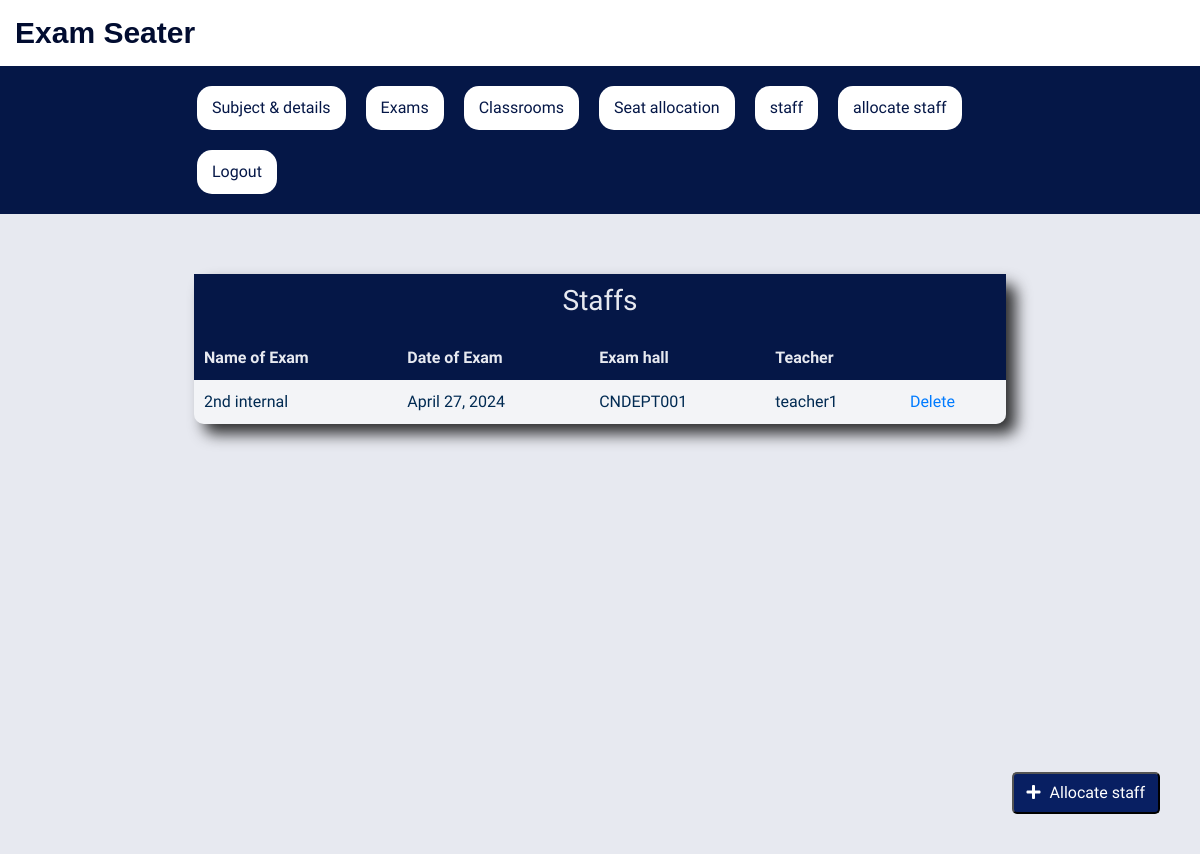
Screenshot of /examcontroller/allocateviewstaff/ with the database file from the repository.
### examcontroller/models.py (models this page shows, shortened)
class Teacherseatingarrangement(models.Model):
    exam = models.ForeignKey(ExamDetails,on_delete=models.CASCADE, null=True, blank=True)
    exam_hall = models.ForeignKey(Classroom,on_delete=models.CASCADE, null=True, blank=True)
    teacher = models.ForeignKey(Userprofile,on_delete=models.CASCADE,null=True, blank=True)

class ExamDetails(models.Model):
    exam_name = models.CharField(max_length=100, null=True, blank=True)
    exam_subject=models.ForeignKey(Subject,on_delete=models.CASCADE,null=True,blank=True)
    exam_date = models.DateField(null=True, blank=True)
    exam_time = models.TimeField(null=True, blank=True)
    no_of_students = models.CharField(max_length=100,null=True,blank=True)
    duration_hours = models.PositiveSmallIntegerField(default=1)  # Duration of the exam in hours
    is_active = models.BooleanField(max_length=20, null=False, default=True)
    created_at = models.DateTimeField(auto_now_add=True, null=True, blank=True)
    updated_at = models.DateTimeField(auto_now=True, null=True, blank=True)

class Classroom(models.Model):
    hallno=models.CharField(max_length=20,null=True,blank=True)
    capacity=models.IntegerField(null=True,blank=True)
    columns=models.IntegerField(null=True,blank=True)
    is_active = models.BooleanField(max_length=20, null=False, default=True)
    created_at = models.DateTimeField(auto_now_add=True, null=True, blank=True)
    updated_at = models.DateTimeField(auto_now=True, null=True, blank=True)
    is_active = models.BooleanField(max_length=20, null=False, default=True)
    created_at = models.DateTimeField(auto_now_add=True, null=True, blank=True)
    updated_at = models.DateTimeField(auto_now=True, null=True, blank=True)

### user/models.py (models this page shows)
class Userprofile(AbstractUser):
    dob=models.CharField(max_length=100,null=False,blank=False,default='')
    status =  models.CharField(max_length=20,null=False,choices=STATUS_CHOICES)
    is_active = models.BooleanField(max_length=20,null=False,default=True)
    user_type = models.CharField(max_length=20,null=False,choices=USER_TYPE_CHOICES)
    created_at = models.DateTimeField(auto_now_add=True)
    updated_at = models.DateTimeField(auto_now=True)

### examcontroller/views.py (the view)
# urls.py: path('allocateviewstaff/', Allocateviewstaff.as_view(), name='allocateviewstaff'),
class Allocateviewstaff(View):
    def get(self, request):
        ts_instances = Teacherseatingarrangement.objects.filter().all()
        return render(request, 'allocateviewstaff.html', {'ts_instances': ts_instances})

### templates/allocateviewstaff.html
{% extends 'base.html' %}
{% block content %}
        <table class="assign-table">
                <button class="add-student-btn"><a href="/examcontroller/allocatestaff" class="btn"><i class="fas fa-plus"></i> Allocate staff</a></button>
                <thead>
                   <tr>
                      <th colspan="5" style="text-align: center;"><h3>Staffs</h3></th>
                   </tr>
                    <tr>
                        <th>Name of Exam</th>
                        <th>Date of Exam</th>
                        <th>Exam hall</th>
                        <th>Teacher</th>
                        <th></th>
                    </tr>
                </thead>
                <tbody>
                {% for s in ts_instances %}
                    <tr>
                        <td>{{s.exam.exam_name}}</td>
                        <td>{{s.exam.exam_date}}</td>
                        <td>{{s.exam_hall.hallno}}</td>
                        <td>{{s.teacher.first_name}}</td>
                        <td><a href="/examcontroller/allocatedeletestaff/{{s.id}}">Delete</a></td>
                    </tr>
                {% endfor %}
                </tbody>
            </table>
       </div>
    </div>
{% endblock %}

### static/style.css (style rules this page uses)
:root { --color1: #051747; --color2: #535f80; --color3: #081f62; --color4: #e7e9f0; }
* { margin: 0; padding: 0; box-sizing: border-box; font-family: 'Cute Font', sans-serif; font-family: 'Exo 2', sans-serif; }
.add-student-btn { background-color: var(--color3); border-radius: 5px; cursor: pointer; position: fixed; bottom: 40px; right: 40px; }
.add-student-btn .btn { color: #fff; }
.add-student-btn i { margin-right: 5px; }
table { width: 100%; border-collapse: collapse; box-shadow: 0 0 20px rgba(0, 0, 0, 0.1); background-color: rgba(255,255,255,0.5); color: var(--color4); }
th { color: var(--color4); background-color: var(--color1); }
th, td { padding: 10px; text-align: left; }
td { color: #012a52; }
thead { background-color:var(--color1); color: #fff; }

### static/styles.css (style rules this page uses)
.assign-table { width: 100%; max-width: 70%; margin: auto; margin-top: 40px; border-radius: 10px; color: #323131; box-shadow: 10px 10px 15px rgba(0, 0, 0, 0.8) }

### rows the page displays
Teacherseatingarrangement: exam.exam_name "2nd internal", exam.exam_date "April 27, 2024", exam_hall.hallno "CNDEPT001", teacher.first_name "teacher1"
